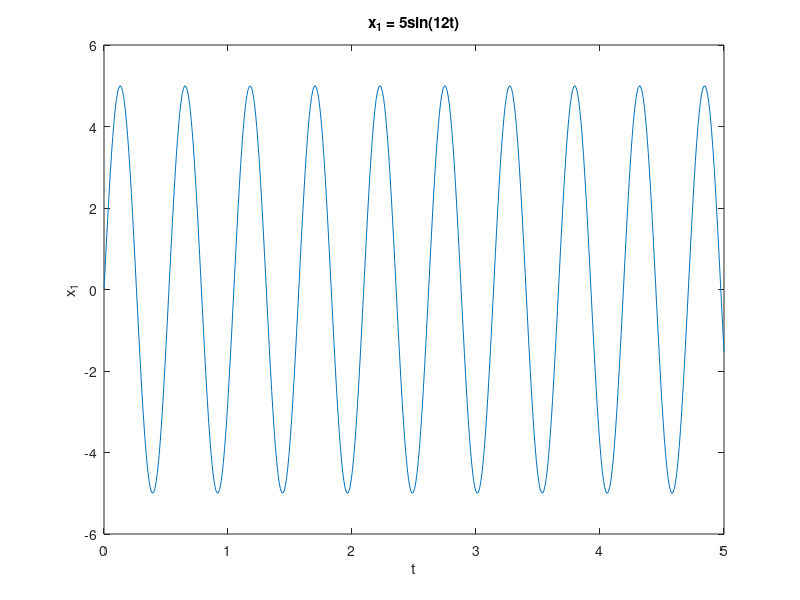
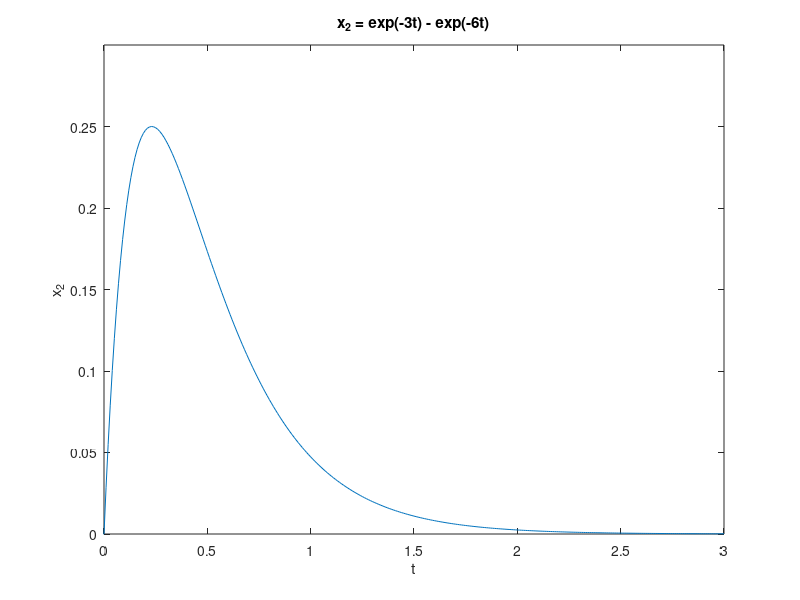
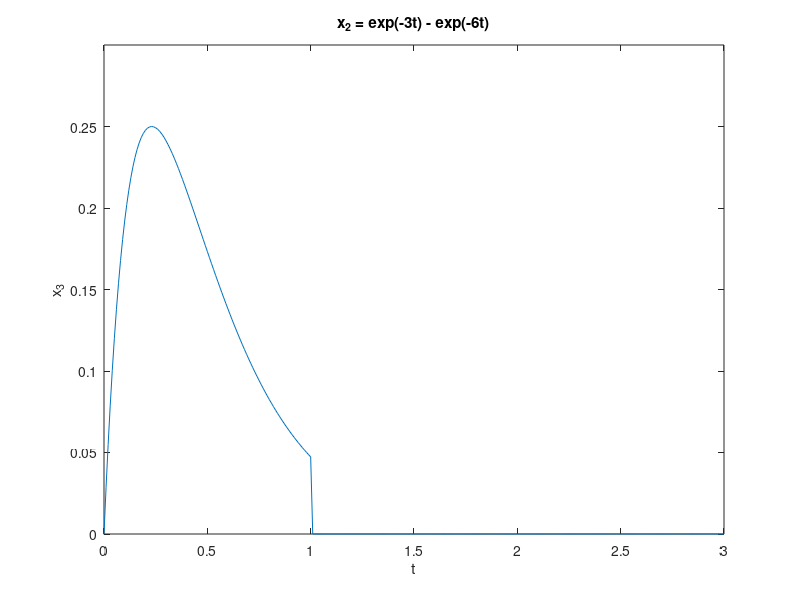
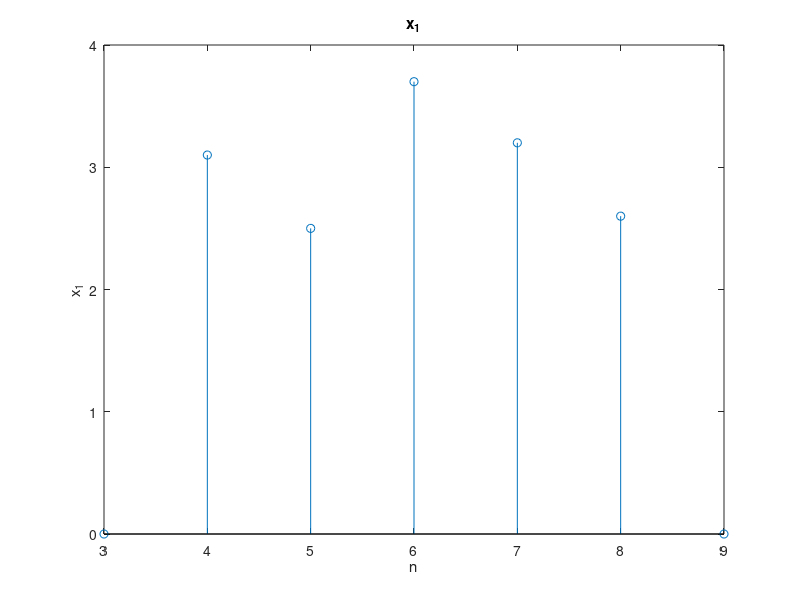

The MATLAB script that drew these images, in order:
clc, clear, clf

%*********** 1. a ***********%
t1 = linspace(0, 5, 500);
x1 = 5 * sin(12 * t1);

figure(1)
grid on
plot(t1, x1);
axis([0, 5, -6, 6])
xlabel("t")
ylabel("x_{1}")
title("x_{1} = 5sin(12t)")

%*********** 1. b ***********%
t2 = -2:0.01:3;
x2 = (exp(-3 .* t2) - exp(-6 .* t2)) .* (t2 >= 0);

figure(2)
grid on
plot(t2, x2);
axis([0, 3, 0, .3])
xlabel("t")
ylabel("x_{2}")
title("x_{2} = exp(-3t) - exp(-6t)")

%*********** 1. c ***********%
t2 = -2:0.01:3;
x3 = (exp(-3 .* t2) - exp(-6 .* t2)) .* (t2 >= 0 & t2 <= 1);

figure(3)
grid on
plot(t2, x3);
axis([0, 3, 0, .3])
xlabel("t")
ylabel("x_{3}")
title("x_{2} = exp(-3t) - exp(-6t)")

%*********** 2. a ***********%
n1 = 3:9;
X1 = [0, 3.1, 2.5, 3.7, 3.2, 2.6, 0];

figure(4)
grid on
stem(n1, X1);
axis([3, 9, 0, 4])
xlabel("n")
ylabel("x_{1}")
title("x_{1}")

%*********** 2. b ***********%
n2 = 0:99;
X2 = sin(0.2*n2);

figure(5)
grid on
stem(n2, X2);
axis([0, 99, -1.5, 1.5])
xlabel("n")
ylabel("x_{2}")
title("x_{2} = sin[0.2n]")

%*********** 2. c ***********%
n3 = -20:59;
X3 = sin(0.2*n3) .* (n3 >= 0 & n3 <= 39);

figure(6)
grid on
stem(n3, X3);
axis([-20, 59, -1.5, 1.5])
xlabel("n")
ylabel("x_{1}")
title("x_{1} = sin[0.2n]")